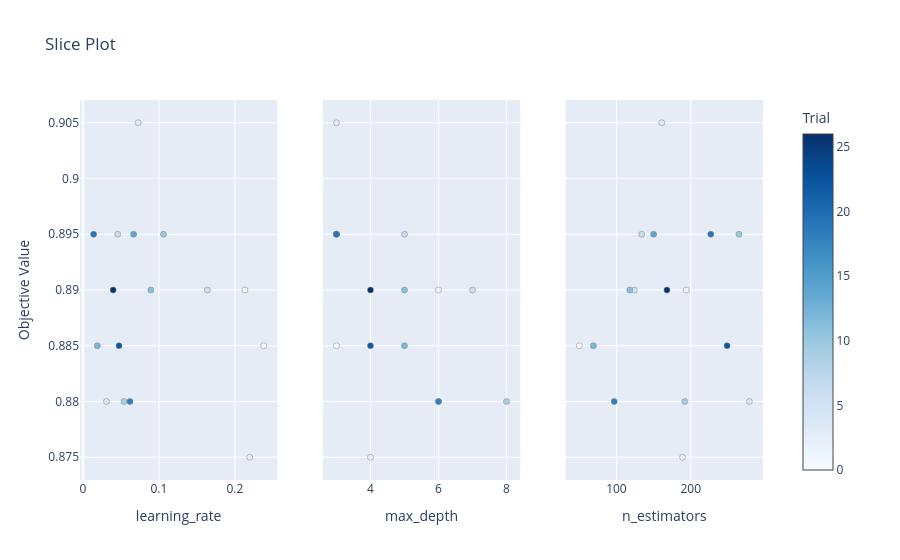

Notebook code cell kept with this figure:
### Code cell
fig=vis.plot_slice(study)
fig.show()

### Figure 1 — Plotly figure (JSON) as saved in the notebook; plotly's stock layout.template omitted (floating-point values rounded to 4 significant figures)
{"data": [{"marker": {"color": [0, 1, 2, 3, 4, 5, 6, 9, 10, 11, 12, 14, 18, 19, 22, 26], "colorbar": {"title": {"text": "Trial"}, "x": 1, "xpad": 40}, "colorscale": [[0, "rgb(247,251,255)"], [0.125, "rgb(222,235,247)"], [0.25, "rgb(198,219,239)"], [0.375, "rgb(158,202,225)"], [0.5, "rgb(107,174,214)"], [0.625, "rgb(66,146,198)"], [0.75, "rgb(33,113,181)"], [0.875, "rgb(8,81,156)"], [1, "rgb(8,48,107)"]], "line": {"color": "Grey", "width": 0.5}, "showscale": true}, "mode": "markers", "name": "Feasible Trial", "showlegend": false, "type": "scatter", "x": [0.2379, 0.2132, 0.2194, 0.07267, 0.03099, 0.1638, 0.04589, 0.05417, 0.1061, 0.08938, 0.01905, 0.0667, 0.062, 0.01412, 0.04754, 0.03982], "xaxis": "x", "y": [0.885, 0.89, 0.875, 0.905, 0.88, 0.89, 0.895, 0.88, 0.895, 0.89, 0.885, 0.895, 0.88, 0.895, 0.885, 0.89], "yaxis": "y"}, {"marker": {"color": [0, 1, 2, 3, 4, 5, 6, 9, 10, 11, 12, 14, 18, 19, 22, 26], "colorbar": {"title": {"text": "Trial"}, "x": 1, "xpad": 40}, "colorscale": [[0, "rgb(247,251,255)"], [0.125, "rgb(222,235,247)"], [0.25, "rgb(198,219,239)"], [0.375, "rgb(158,202,225)"], [0.5, "rgb(107,174,214)"], [0.625, "rgb(66,146,198)"], [0.75, "rgb(33,113,181)"], [0.875, "rgb(8,81,156)"], [1, "rgb(8,48,107)"]], "line": {"color": "Grey", "width": 0.5}, "showscale": false}, "mode": "markers", "name": "Feasible Trial", "showlegend": false, "type": "scatter", "x": [3, 6, 4, 3, 6, 7, 5, 8, 3, 5, 5, 3, 6, 3, 4, 4], "xaxis": "x2", "y": [0.885, 0.89, 0.875, 0.905, 0.88, 0.89, 0.895, 0.88, 0.895, 0.89, 0.885, 0.895, 0.88, 0.895, 0.885, 0.89], "yaxis": "y2"}, {"marker": {"color": [0, 1, 2, 3, 4, 5, 6, 9, 10, 11, 12, 14, 18, 19, 22, 26], "colorbar": {"title": {"text": "Trial"}, "x": 1, "xpad": 40}, "colorscale": [[0, "rgb(247,251,255)"], [0.125, "rgb(222,235,247)"], [0.25, "rgb(198,219,239)"], [0.375, "rgb(158,202,225)"], [0.5, "rgb(107,174,214)"], [0.625, "rgb(66,146,198)"], [0.75, "rgb(33,113,181)"], [0.875, "rgb(8,81,156)"], [1, "rgb(8,48,107)"]], "line": {"color": "Grey", "width": 0.5}, "showscale": false}, "mode": "markers", "name": "Feasible Trial", "showlegend": false, "type": "scatter", "x": [50, 194, 189, 161, 279, 124, 134, 192, 265, 118, 69, 150, 97, 227, 249, 168], "xaxis": "x3", "y": [0.885, 0.89, 0.875, 0.905, 0.88, 0.89, 0.895, 0.88, 0.895, 0.89, 0.885, 0.895, 0.88, 0.895, 0.885, 0.89], "yaxis": "y3"}], "layout": {"title": {"text": "Slice Plot"}, "xaxis": {"anchor": "y", "domain": [0, 0.2889], "title": {"text": "learning_rate"}}, "xaxis2": {"anchor": "y2", "domain": [0.3556, 0.6444], "title": {"text": "max_depth"}}, "xaxis3": {"anchor": "y3", "domain": [0.7111, 1], "title": {"text": "n_estimators"}}, "yaxis": {"anchor": "x", "domain": [0, 1], "title": {"text": "Objective Value"}}, "yaxis2": {"anchor": "x2", "domain": [0, 1], "matches": "y", "showticklabels": false}, "yaxis3": {"anchor": "x3", "domain": [0, 1], "matches": "y", "showticklabels": false}}}
